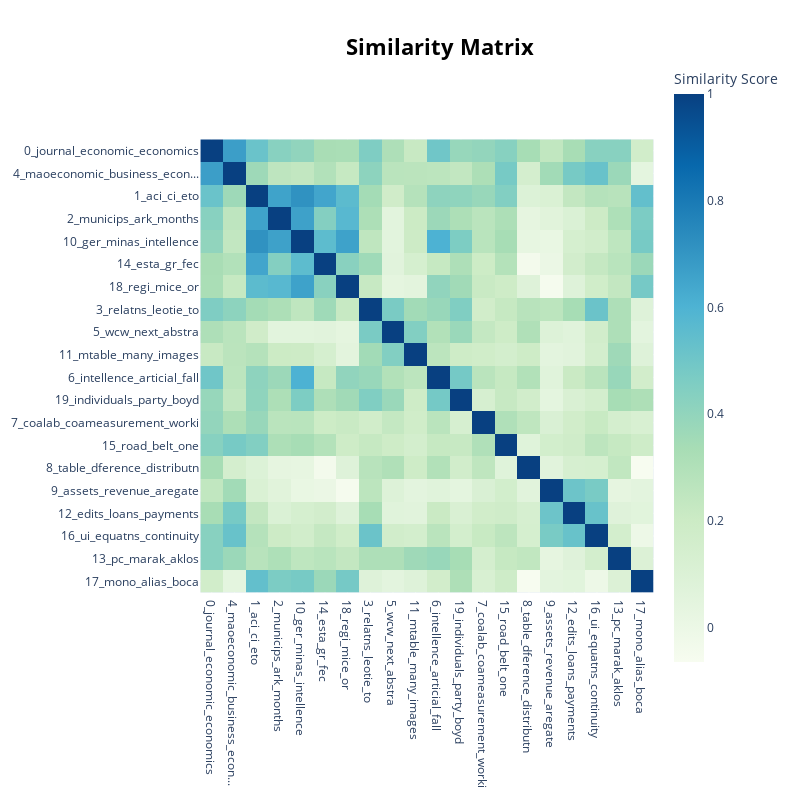

Here is the notebook cell this chart was saved with:
### Code cell
model.visualize_heatmap(n_clusters=10, top_n_topics=20)

### Figure 1 — Plotly figure (JSON) as saved in the notebook; plotly's stock layout.template omitted (floating-point values rounded to 4 significant figures; data arrays with more than 128 entries replaced by an {"elided": "..."} marker saying what was removed)
{"data": [{"coloraxis": "coloraxis", "hovertemplate": "x: %{x}<br>y: %{y}<br>Similarity Score: %{z}<extra></extra>", "name": "0", "type": "heatmap", "x": ["0_journal_economic_economics", "4_maoeconomic_business_econ...", "1_aci_ci_eto", "2_municips_ark_months", "10_ger_minas_intellence", "14_esta_gr_fec", "18_regi_mice_or", "3_relatns_leotie_to", "5_wcw_next_abstra", "11_mtable_many_images", "6_intellence_articial_fall", "19_individuals_party_boyd", "7_coalab_coameasurement_worki", "15_road_belt_one", "8_table_dference_distributn", "9_assets_revenue_aregate", "12_edits_loans_payments", "16_ui_equatns_continuity", "13_pc_marak_aklos", "17_mono_alias_boca"], "xaxis": "x", "y": ["0_journal_economic_economics", "4_maoeconomic_business_econ...", "1_aci_ci_eto", "2_municips_ark_months", "10_ger_minas_intellence", "14_esta_gr_fec", "18_regi_mice_or", "3_relatns_leotie_to", "5_wcw_next_abstra", "11_mtable_many_images", "6_intellence_articial_fall", "19_individuals_party_boyd", "7_coalab_coameasurement_worki", "15_road_belt_one", "8_table_dference_distributn", "9_assets_revenue_aregate", "12_edits_loans_payments", "16_ui_equatns_continuity", "13_pc_marak_aklos", "17_mono_alias_boca"], "yaxis": "y", "z": {"elided": "20x20 float values"}}], "layout": {"coloraxis": {"colorbar": {"title": {"text": "Similarity Score"}}, "colorscale": [[0, "rgb(247,252,240)"], [0.125, "rgb(224,243,219)"], [0.25, "rgb(204,235,197)"], [0.375, "rgb(168,221,181)"], [0.5, "rgb(123,204,196)"], [0.625, "rgb(78,179,211)"], [0.75, "rgb(43,140,190)"], [0.875, "rgb(8,104,172)"], [1, "rgb(8,64,129)"]]}, "height": 800, "hoverlabel": {"bgcolor": "white", "font": {"family": "Rockwell", "size": 16}}, "legend": {"title": {"text": "Trend"}}, "margin": {"t": 60}, "showlegend": true, "title": {"font": {"color": "Black", "size": 22}, "text": "<b>Similarity Matrix</b>", "x": 0.55, "xanchor": "center", "y": 0.95, "yanchor": "top"}, "width": 800, "xaxis": {"anchor": "y", "constrain": "domain", "domain": [0, 1], "scaleanchor": "y"}, "yaxis": {"anchor": "x", "autorange": "reversed", "constrain": "domain", "domain": [0, 1]}}}
